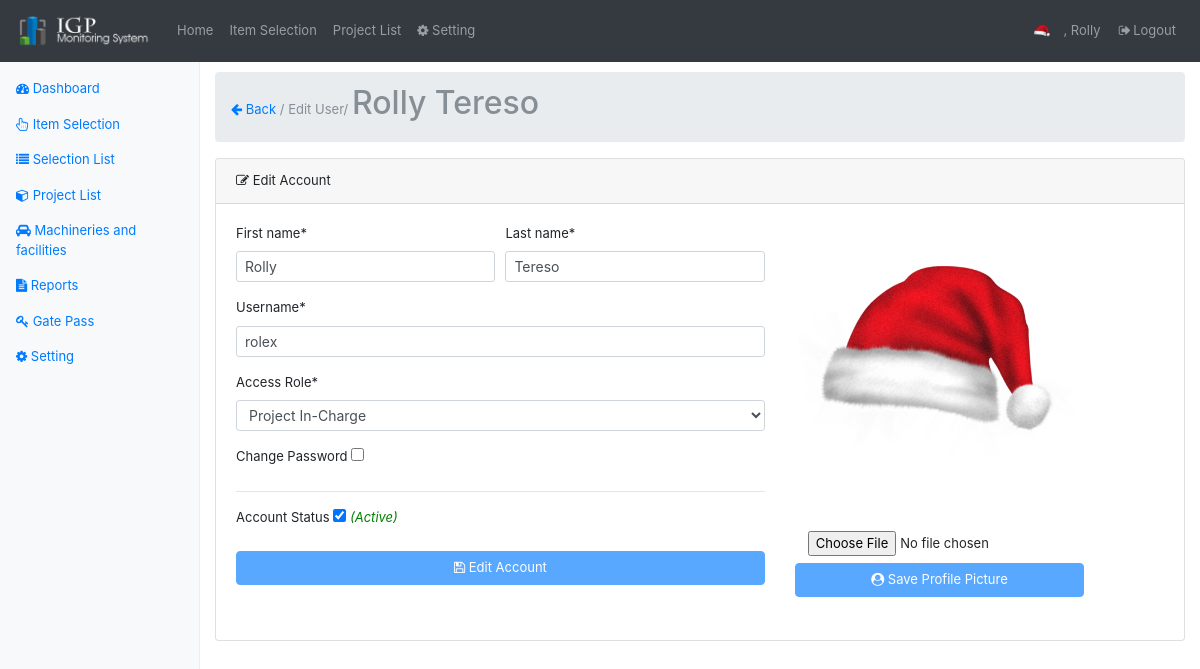
The app's page /user-edit.php?u=1 (signed in) with its own data.
### tables this page shows
CREATE TABLE `users` (
  `user_id` int(11) NOT NULL,
  `firstname` varchar(45) DEFAULT NULL,
  `lastname` varchar(45) DEFAULT NULL,
  `username` varchar(45) DEFAULT NULL,
  `password` varchar(45) DEFAULT NULL,
  `hint` text,
  `status` enum('Y','N') DEFAULT 'N',
  `profile_pic` varchar(45) DEFAULT NULL,
  `user_type` int(11) DEFAULT NULL,
  `created_on` timestamp NULL DEFAULT CURRENT_TIMESTAMP
);

### classes/DbConfig.php (called while the page is built, shortened)
<?php
class DbConfig
{
    private $_host = 'localhost';
    private $_username = 'root';
    private $_password = '';
    private $_database = 'monitoringsystem';
    protected $connection;
    public function __construct()
    {
        if (!isset($this->connection)) {
            $this->connection = new mysqli($this->_host, $this->_username, $this->_password, $this->_database);
        }
        return $this->connection;
    }
}
?>

### classes/Crud.php (called while the page is built, shortened)
<?php
include_once 'DbConfig.php';
class Crud extends DbConfig
{
    public function getData($query)
    {
        $result = $this->connection->query($query);
        $rows = array();
        while ($row = $result->fetch_assoc()) {
            $rows[] = $row;
        }
        return $rows;
    }
    public function escape_string($value)
    {
        return $this->connection->real_escape_string($value);
    }
}
?>

### user-edit.php (the view, shortened to what this page needs)
<?php
    require_once('layout/header.php');
    require_once('classes/Crud.php');
    $crud = new Crud();
     $firstname = "";
     $lastname  = "";
     $username  = "";
     $profile_pic="";
     $user_type="";
     $status="N";
     $user_found=false;
    if(isset($_GET['u'])){
        $id = $crud->escape_string($_GET['u']);
        if(is_numeric($id) && $id!=''){
            $result = $crud->getData("SELECT * FROM users WHERE user_id=$id LIMIT 1");
            $user_found=(count($result)==1)?true:false;
            foreach ($result as $res) {
                $firstname = $res['firstname'];
                $lastname  = $res['lastname'];
                $username  = $res['username'];
                $user_type =$res['user_type'];
                $status =$res['status'];
                $profile_pic =$res['profile_pic'];
            }
        }
    }
?>
<?php require_once('layout/nav.php');?>
        <main role="main" class="col-sm-9 ml-sm-auto col-md-10 pt-3">
           <nav aria-label="breadcrumb" role="navigation">
              <ol class="breadcrumb">
                    <li class="breadcrumb-item active" aria-current="page"><a href='user-list.php'><i class="fa fa-arrow-left" aria-hidden="true"></i> Back</a> / Edit User/ <h2><?php echo $firstname.' '.$lastname;?></h2></li>
              </ol>
           </nav>
         <div class="card">
              <div class="card-header">
                <i class="fa fa-pencil-square-o" aria-hidden="true"></i></i> Edit Account
              </div>
              <div class="card-body">
                <?php if($user_found){ ?>
                      <div class="row">
                        <div class="col-md-7">
                               <form data-toggle="validator" role="form" id="form" action="post">
                                        <div class="form-row">
                                              <div class="col-md-6">
                                                  <div class="form-group">
                                                      <label for="exampleInputName">First name*</label>
                                                      <input class="form-control form-control-sm" id="firstname" name="firstname" type="text"  placeholder="Enter first name" required value="<?php echo $firstname;?>">
                                                  </div>
                                              </div>
                                              <div class="col-md-6">
                                                 <div class="form-group">
                                                      <label for="exampleInputLastName">Last name*</label>
                                                      <input class="form-control form-control-sm" id="lastname" name="lastname" type="text" placeholder="Enter last name" required value="<?php echo $lastname;?>">
                                                  </div>
                                              </div>
                                        </div>
                                        <div class="form-group">
                                                  <label for="exampleInputEmail1">Username*</label>
                                                  <input class="form-control form-control-sm" id="username" name="username" type="text"  placeholder="Enter username" required value="<?php echo $username;?>">
                                        </div>
                                        <div class="form-group">
                                                  <label for="exampleInputEmail1">Access Role*</label>
                                                  <select required class="form-control form-control-sm" id="access_role" name="access_role">
                                                        <option value="1" <?php echo ($user_type=="1")?'selected': '';?>>Project In-Charge</option>
                                                  </select>
                                        </div>
                                        <div class="form-group">
                                                  <label for="check">Change Password</label>
                                                  <input  id="check" name="check" type="checkbox"  />
                                        </div>
                                        <hr/>
                                         <div class="form-group">
                                                  <label for="check">Account Status</label>
                                                  <input  id="account_status" name="account_status" type="checkbox" <?php echo($status=='Y')?'checked':'';?> />
                                                  <span id="stat" class="italic <?php echo($status=='Y')?'green':'red';?>"><?php echo($status=='Y')?'(Active)':'(Unactive)';?></span>
                                        </div>
                                        <div class="form-group">
                                          <button type="submit" name="submit" class="btn btn-primary btn-block" ><i class="fa fa-floppy-o" aria-hidden="true"></i> Edit Account</button>
                                        </div>
                              </form>
                              <br/>
                      </div>
                      <div class="col-md-4">
                        <form id="uploadForm"  method="post">
                              <div id="profile-container">
                                  <img id="pic" class="img-fluid" src="<?php echo ($profile_pic=='')? 'img/pic_avatar.jpg':$profile_pic;?>"  />
                              </div>
                              <input type="file" name="userImage" required class="btn"
                                  onchange="change_profile(event);"/>
                              <button type="submit" class="btn btn-primary btn-block"><i class="fa fa-user-circle" aria-hidden="true"></i> Save Profile Picture</button>
                        </form>
                      </div>
                  </div>
                  <?php } else { ?>
                        <h2 style="text-align: center;width: 100%;"><span style='color:red;'>SYSTEM ERROR 404:</span><br/><small>User Not Found, maybe because user is not exist.</small></h2>
                  <?php } ?>
              </div>
        </div>
        </div>
<?php require_once('layout/footer.php');?>

### assets/dashboard.css (style rules this page uses)
body { padding-top: 3.5rem; }
#profile-container { height: 300px; }
#profile-container img { display: block; margin: auto; line-height: 300px; max-width: 100%; max-height: 100%; }
h2 { display: inline-block !important; }
.green { color: green; }
.italic { font-style: italic; }

### layout/header.php (style rules this page uses)
body { font-size: 13px !important; }
.btn { font-size: 13px; }

### records on screen
users: firstname "Rolly", lastname "Tereso", username "rolex", access_role "Project In-Charge", status "☑", profile_pic (picture)

### other values on screen
$_SESSION['firstname'] "Rolly"
